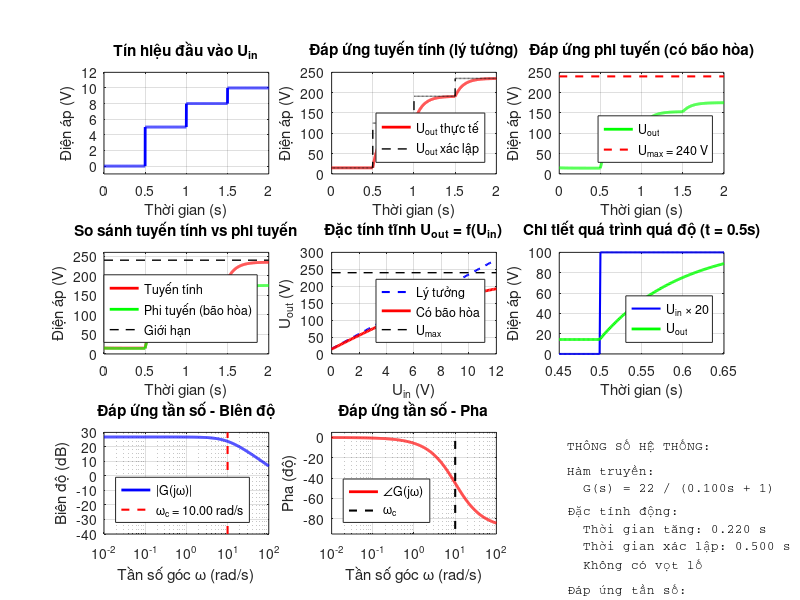

MATLAB code to generate this figure:
%% MÔ PHỎNG MẠCH ĐIỀU KHIỂN PWM
% Mô phỏng mạch điều khiển PWM cho động cơ DC (thay thế khuếch đại từ)
% Tác giả: Hệ thống điều khiển máy xúc Huina 1592
% Ngày: 10/2025

clc; clear all; close all;

%% ========== THÔNG SỐ KHÂU KHUẾCH ĐẠI TỪ ==========

% Thông số khuếch đại từ
K_u = 22;               % Hệ số khuếch đại điện áp
tau_KDT = 0.1;          % Hằng số thời gian tổng hợp [s] (100 ms)
U_max = 240;            % Điện áp bão hòa [V]
U_offset = 15;          % Điện áp lệch (từ dư) [V]

% Thông số phi tuyến (bão hòa từ)
k_sat = 0.95;           % Hệ số bão hòa (0.9-1.0)

% Tín hiệu đầu vào
t_sim = 2.0;            % Thời gian mô phỏng [s]
dt = 0.001;             % Bước thời gian [s]
t = 0:dt:t_sim;         % Vector thời gian

%% ========== TẠO TÍN HIỆU ĐẦU VÀO ==========

% Tín hiệu bước nhảy ở nhiều mức
U_in = zeros(size(t));
U_in(t >= 0.0 & t < 0.5) = 0;
U_in(t >= 0.5 & t < 1.0) = 5;
U_in(t >= 1.0 & t < 1.5) = 8;
U_in(t >= 1.5) = 10;

%% ========== HIỂN THỊ THÔNG SỐ ==========

fprintf('========== THÔNG SỐ KHÂU KHUẾCH ĐẠI TỪ ==========\n');
fprintf('Hệ số khuếch đại K_u: %.0f\n', K_u);
fprintf('Hằng số thời gian τ: %.3f s = %.0f ms\n', tau_KDT, tau_KDT*1000);
fprintf('Điện áp bão hòa U_max: %.0f V\n', U_max);
fprintf('Điện áp lệch U_offset: %.0f V\n', U_offset);
fprintf('Hệ số bão hòa k_sat: %.2f\n', k_sat);
fprintf('==================================================\n\n');

%% ========== MÔ PHỎNG KHÂU TUYẾN TÍNH ==========

% Hàm truyền: G(s) = K_u / (tau*s + 1)
% Đáp ứng: du/dt = (K_u*U_in - u) / tau

U_out_linear = zeros(size(t));
u_temp = U_offset;  % Điều kiện đầu

for i = 1:length(t)
    % Phương trình vi phân bậc 1
    du_dt = (K_u * U_in(i) + U_offset - u_temp) / tau_KDT;
    u_temp = u_temp + du_dt * dt;
    U_out_linear(i) = u_temp;
end

%% ========== MÔ PHỎNG KHÂU PHI TUYẾN (CÓ BÃO HÒA) ==========

U_out_nonlinear = zeros(size(t));
u_temp = U_offset;

for i = 1:length(t)
    % Tính điện áp tuyến tính
    U_linear = K_u * U_in(i) + U_offset;
    
    % Áp dụng đặc tính bão hòa (hàm tanh)
    U_target = U_max * tanh(k_sat * U_linear / U_max);
    
    % Phương trình vi phân với bão hòa
    du_dt = (U_target - u_temp) / tau_KDT;
    u_temp = u_temp + du_dt * dt;
    U_out_nonlinear(i) = u_temp;
end

%% ========== TÍNH TOÁN ĐẶC TÍNH TĨNH ==========

% Đặc tính tĩnh (static characteristic)
U_in_static = 0:0.1:12;
U_out_static_ideal = K_u * U_in_static + U_offset;
U_out_static_saturation = U_max * tanh(k_sat * U_out_static_ideal / U_max);

%% ========== VẼ ĐỒ THỊ ==========

figure('Name', 'Mô phỏng khâu khuếch đại từ', 'Position', [100, 100, 1400, 900]);

% Subplot 1: Tín hiệu đầu vào
subplot(3, 3, 1);
plot(t, U_in, 'b-', 'LineWidth', 2);
grid on;
xlabel('Thời gian (s)');
ylabel('Điện áp (V)');
title('Tín hiệu đầu vào U_{in}');
ylim([-1 12]);

% Subplot 2: Đáp ứng tuyến tính
subplot(3, 3, 2);
plot(t, U_out_linear, 'r-', 'LineWidth', 2);
hold on;
plot(t, K_u*U_in + U_offset, 'k--', 'LineWidth', 1);
grid on;
xlabel('Thời gian (s)');
ylabel('Điện áp (V)');
title('Đáp ứng tuyến tính (lý tưởng)');
legend('U_{out} thực tế', 'U_{out} xác lập', 'Location', 'Southeast');
ylim([0 250]);

% Subplot 3: Đáp ứng phi tuyến (có bão hòa)
subplot(3, 3, 3);
plot(t, U_out_nonlinear, 'g-', 'LineWidth', 2);
hold on;
plot([0 t_sim], [U_max U_max], 'r--', 'LineWidth', 1.5);
grid on;
xlabel('Thời gian (s)');
ylabel('Điện áp (V)');
title('Đáp ứng phi tuyến (có bão hòa)');
legend('U_{out}', sprintf('U_{max} = %d V', U_max), 'Location', 'Southeast');
ylim([0 250]);

% Subplot 4: So sánh tuyến tính và phi tuyến
subplot(3, 3, 4);
plot(t, U_out_linear, 'r-', 'LineWidth', 2);
hold on;
plot(t, U_out_nonlinear, 'g-', 'LineWidth', 2);
plot([0 t_sim], [U_max U_max], 'k--', 'LineWidth', 1);
grid on;
xlabel('Thời gian (s)');
ylabel('Điện áp (V)');
title('So sánh tuyến tính vs phi tuyến');
legend('Tuyến tính', 'Phi tuyến (bão hòa)', 'Giới hạn', 'Location', 'Southeast');
ylim([0 260]);

% Subplot 5: Đặc tính tĩnh
subplot(3, 3, 5);
plot(U_in_static, U_out_static_ideal, 'b--', 'LineWidth', 1.5);
hold on;
plot(U_in_static, U_out_static_saturation, 'r-', 'LineWidth', 2);
plot([0 12], [U_max U_max], 'k--', 'LineWidth', 1);
grid on;
xlabel('U_{in} (V)');
ylabel('U_{out} (V)');
title('Đặc tính tĩnh U_{out} = f(U_{in})');
legend('Lý tưởng', 'Có bão hòa', 'U_{max}', 'Location', 'Southeast');

% Subplot 6: Zoom vào thời điểm chuyển đổi
subplot(3, 3, 6);
idx = find(t >= 0.45 & t <= 0.65);
plot(t(idx), U_in(idx)*20, 'b-', 'LineWidth', 1.5);
hold on;
plot(t(idx), U_out_nonlinear(idx), 'g-', 'LineWidth', 2);
grid on;
xlabel('Thời gian (s)');
ylabel('Điện áp (V)');
title('Chi tiết quá trình quá độ (t = 0.5s)');
legend('U_{in} × 20', 'U_{out}', 'Location', 'Southeast');

% Subplot 7: Hàm truyền tần số - Biên độ
subplot(3, 3, 7);
omega = logspace(-2, 2, 1000);  % Tần số góc [rad/s]
H = K_u ./ sqrt(1 + (omega * tau_KDT).^2);
semilogx(omega, 20*log10(H), 'b-', 'LineWidth', 2);
hold on;
omega_c = 1 / tau_KDT;
plot([omega_c omega_c], [-40 30], 'r--', 'LineWidth', 1.5);
grid on;
xlabel('Tần số góc ω (rad/s)');
ylabel('Biên độ (dB)');
title('Đáp ứng tần số - Biên độ');
legend('|G(jω)|', sprintf('ω_c = %.2f rad/s', omega_c), 'Location', 'Southwest');

% Subplot 8: Hàm truyền tần số - Pha
subplot(3, 3, 8);
phase = -atan(omega * tau_KDT) * 180 / pi;
semilogx(omega, phase, 'r-', 'LineWidth', 2);
hold on;
plot([omega_c omega_c], [-90 0], 'k--', 'LineWidth', 1.5);
grid on;
xlabel('Tần số góc ω (rad/s)');
ylabel('Pha (độ)');
title('Đáp ứng tần số - Pha');
legend('∠G(jω)', 'ω_c', 'Location', 'Southwest');
ylim([-95 5]);

% Subplot 9: Bảng thông tin
subplot(3, 3, 9);
axis off;

% Tính toán một số chỉ số
settling_time = 5 * tau_KDT;  % Thời gian xác lập 99%
rise_time = 2.2 * tau_KDT;    % Thời gian tăng 10%-90%
bandwidth = 1 / tau_KDT;       % Băng thông

str_info = {
    'THÔNG SỐ HỆ THỐNG:'
    ' '
    'Hàm truyền:'
    sprintf('  G(s) = %d / (%.3fs + 1)', K_u, tau_KDT)
    ' '
    'Đặc tính động:'
    sprintf('  Thời gian tăng: %.3f s', rise_time)
    sprintf('  Thời gian xác lập: %.3f s', settling_time)
    sprintf('  Không có vọt lố')
    ' '
    'Đáp ứng tần số:'
    sprintf('  Tần số cắt: %.2f rad/s', bandwidth)
    sprintf('  Băng thông: %.2f rad/s', bandwidth)
    ' '
    'Giới hạn:'
    sprintf('  U_out max: %.0f V', U_max)
    sprintf('  U_in max: %.0f V', 10)
    ' '
    'Trạng thái bão hòa:'
    sprintf('  Bắt đầu: U_in ≈ %.1f V', (U_max-U_offset)/K_u*0.8)
    sprintf('  Hoàn toàn: U_in ≈ %.1f V', (U_max-U_offset)/K_u*1.2)
};
text(0.05, 0.95, str_info, 'VerticalAlignment', 'top', 'FontSize', 9, 'FontName', 'Courier');

%% ========== PHÂN TÍCH KẾT QUẢ ==========

fprintf('========== KẾT QUẢ MÔ PHỎNG ==========\n\n');

fprintf('ĐẶC TÍNH ĐỘNG:\n');
fprintf('  Thời gian tăng (10%%-90%%): %.3f s\n', rise_time);
fprintf('  Thời gian xác lập (99%%): %.3f s\n', settling_time);
fprintf('  Vọt lố: 0%% (hệ bậc 1)\n');

fprintf('\nĐÁP ỨNG TẦN SỐ:\n');
fprintf('  Tần số cắt ω_c: %.2f rad/s = %.2f Hz\n', bandwidth, bandwidth/(2*pi));
fprintf('  Pha tại ω_c: -45°\n');

fprintf('\nĐẶC TÍNH BÃO HÒA:\n');
fprintf('  U_in < %.1f V: Vùng tuyến tính\n', (U_max-U_offset)/K_u*0.8);
fprintf('  U_in = %.1f - %.1f V: Bắt đầu bão hòa\n', (U_max-U_offset)/K_u*0.8, (U_max-U_offset)/K_u*1.2);
fprintf('  U_in > %.1f V: Bão hòa hoàn toàn\n', (U_max-U_offset)/K_u*1.2);

fprintf('\nGIÁ TRỊ ĐIỆN ÁP TẠI CÁC THỜI ĐIỂM:\n');
idx_05s = find(t >= 0.5, 1);
idx_10s = find(t >= 1.0, 1);
idx_15s = find(t >= 1.5, 1);
fprintf('  t = 0.5s: U_in = %.0f V → U_out = %.1f V\n', U_in(idx_05s), U_out_nonlinear(idx_05s));
fprintf('  t = 1.0s: U_in = %.0f V → U_out = %.1f V\n', U_in(idx_10s), U_out_nonlinear(idx_10s));
fprintf('  t = 1.5s: U_in = %.0f V → U_out = %.1f V\n', U_in(idx_15s), U_out_nonlinear(idx_15s));

fprintf('\n======================================\n');

%% ========== LƯU KẾT QUẢ ==========

saveas(gcf, 'mo_phong_khau_khuech_dai_tu.png');
fprintf('\nĐã lưu đồ thị vào file: mo_phong_khau_khuech_dai_tu.png\n');

save('data_khau_khuech_dai_tu.mat', 't', 'U_in', 'U_out_linear', 'U_out_nonlinear', ...
     'K_u', 'tau_KDT', 'U_max', 'U_offset');
fprintf('Đã lưu dữ liệu vào file: data_khau_khuech_dai_tu.mat\n');

fprintf('\n========== HOÀN THÀNH MÔ PHỎNG ==========\n');

